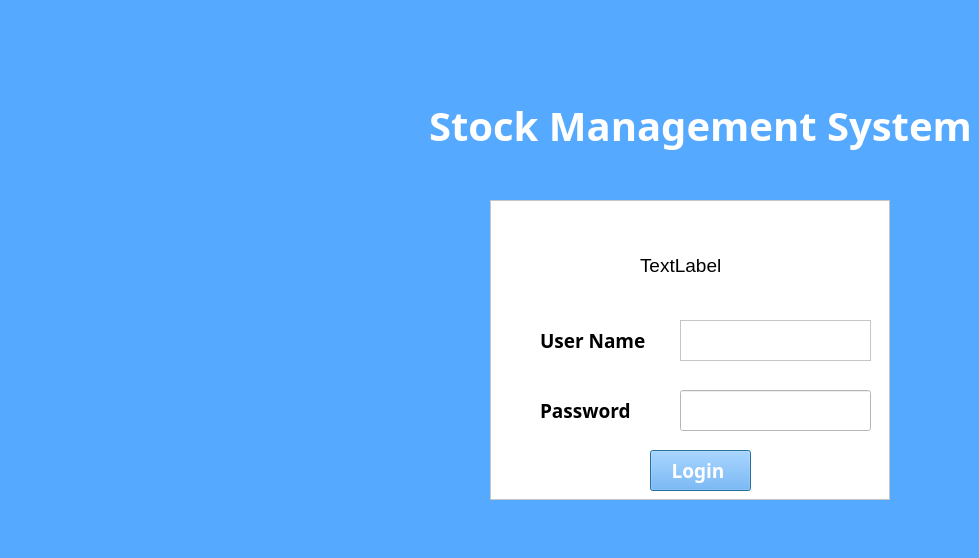
<?xml version="1.0" encoding="UTF-8"?>
<ui version="4.0">
 <class>Dialog</class>
 <widget class="QDialog" name="Dialog">
  <property name="geometry">
   <rect>
    <x>0</x>
    <y>0</y>
    <width>979</width>
    <height>558</height>
   </rect>
  </property>
  <property name="windowTitle">
   <string>Dialog</string>
  </property>
  <property name="styleSheet">
   <string notr="true">background-color: rgb(85, 170, 255);</string>
  </property>
  <widget class="QFrame" name="frame">
   <property name="geometry">
    <rect>
     <x>490</x>
     <y>200</y>
     <width>400</width>
     <height>300</height>
    </rect>
   </property>
   <property name="styleSheet">
    <string notr="true">background-color: rgb(255, 255, 255);</string>
   </property>
   <property name="frameShape">
    <enum>QFrame::StyledPanel</enum>
   </property>
   <property name="frameShadow">
    <enum>QFrame::Raised</enum>
   </property>
   <widget class="QPushButton" name="loginBtn">
    <property name="geometry">
     <rect>
      <x>160</x>
      <y>250</y>
      <width>101</width>
      <height>41</height>
     </rect>
    </property>
    <property name="font">
     <font>
      <family>Book Antiqua</family>
      <pointsize>14</pointsize>
      <weight>75</weight>
      <bold>true</bold>
     </font>
    </property>
    <property name="styleSheet">
     <string notr="true">background-color: rgb(85, 170, 255);
color: rgb(255, 255, 255);</string>
    </property>
    <property name="text">
     <string>Login </string>
    </property>
   </widget>
   <widget class="QPlainTextEdit" name="userTxtBox">
    <property name="geometry">
     <rect>
      <x>190</x>
      <y>120</y>
      <width>191</width>
      <height>41</height>
     </rect>
    </property>
    <property name="font">
     <font>
      <pointsize>12</pointsize>
      <weight>75</weight>
      <bold>true</bold>
     </font>
    </property>
    <property name="styleSheet">
     <string notr="true">
background-color: rgb(255, 255, 255);</string>
    </property>
   </widget>
   <widget class="QLabel" name="label_8">
    <property name="geometry">
     <rect>
      <x>50</x>
      <y>190</y>
      <width>131</width>
      <height>41</height>
     </rect>
    </property>
    <property name="font">
     <font>
      <family>Book Antiqua</family>
      <pointsize>14</pointsize>
      <weight>75</weight>
      <bold>true</bold>
     </font>
    </property>
    <property name="styleSheet">
     <string notr="true">color: rgb(0, 0, 0);</string>
    </property>
    <property name="text">
     <string>Password</string>
    </property>
   </widget>
   <widget class="QLabel" name="label_7">
    <property name="geometry">
     <rect>
      <x>50</x>
      <y>120</y>
      <width>111</width>
      <height>41</height>
     </rect>
    </property>
    <property name="font">
     <font>
      <family>Book Antiqua</family>
      <pointsize>14</pointsize>
      <weight>75</weight>
      <bold>true</bold>
     </font>
    </property>
    <property name="styleSheet">
     <string notr="true">color: rgb(0, 0, 0);</string>
    </property>
    <property name="text">
     <string>User Name</string>
    </property>
   </widget>
   <widget class="QLabel" name="logo">
    <property name="geometry">
     <rect>
      <x>150</x>
      <y>30</y>
      <width>111</width>
      <height>71</height>
     </rect>
    </property>
    <property name="text">
     <string>&lt;html&gt;&lt;head/&gt;&lt;body&gt;&lt;p&gt;&lt;span style=&quot; font-size:14pt;&quot;&gt;TextLabel&lt;/span&gt;&lt;/p&gt;&lt;/body&gt;&lt;/html&gt;</string>
    </property>
   </widget>
   <widget class="QLineEdit" name="passTxtBox">
    <property name="geometry">
     <rect>
      <x>190</x>
      <y>190</y>
      <width>191</width>
      <height>41</height>
     </rect>
    </property>
    <property name="font">
     <font>
      <pointsize>12</pointsize>
      <weight>75</weight>
      <bold>true</bold>
     </font>
    </property>
    <property name="echoMode">
     <enum>QLineEdit::Password</enum>
    </property>
   </widget>
  </widget>
  <widget class="QLabel" name="label">
   <property name="geometry">
    <rect>
     <x>330</x>
     <y>100</y>
     <width>741</width>
     <height>51</height>
    </rect>
   </property>
   <property name="font">
    <font>
     <family>Book Antiqua</family>
     <pointsize>30</pointsize>
     <weight>75</weight>
     <bold>true</bold>
    </font>
   </property>
   <property name="styleSheet">
    <string notr="true">color: rgb(255, 255, 255);
background-color: rgb(85, 170, 255);
</string>
   </property>
   <property name="text">
    <string>Stock Management System</string>
   </property>
   <property name="alignment">
    <set>Qt::AlignCenter</set>
   </property>
  </widget>
 </widget>
 <resources/>
 <connections/>
</ui>
